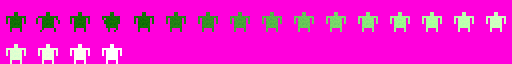
#> input picture res/images/alligator.png, 512 x 64 px, given in place of rain.png, which was not available
$ python splitter.py
#> lines starting #> are read from the running program, lines starting #| are printed output that depends on the picture; pictures that were not available may be replaced by others from this repository, and a replacement may not be noted
from PIL import Image
from random import randint as r

names = ["rain"]

for n in range(len(names)):
    img = Image.open(names[n] + ".png")
#> img is the input picture: PIL image 512x64 RGB; mean R, G, B 237.1, 25.4, 205
    img = img.convert("RGBA")
#> img: PIL image 512x64 RGBA

    tilesX = 5
    tilesY = 1
    tileWidth = int(img.width / tilesX)
#> tileWidth = 102
    tileHeight = int(img.height / tilesY)
#> tileHeight = 64

    count = 0
    for y in range(tilesY):
        for x in range(tilesX):
            temp = Image.new("RGBA", [tileWidth, tileHeight], (255, 255, 255, 255))
            for i in range(tileWidth):
                for j in range(tileHeight):
                    temp.putpixel((i, j), img.getpixel(((x * tileWidth) + i, (y * tileHeight) + j)))
            temp.save(names[n] + "/" + names[n] + str(count) + ".png")
            temp.close()
            count += 1
#> this loop made 1 pass
#> pass 1, `temp.save(names[n] + "/" + names[n] + str(count) + ".png")`:
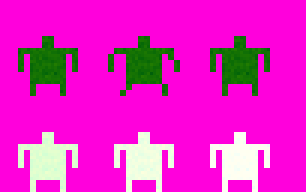
#> saved as rain0.png: PIL image 102x64 RGBA (shown 3 times larger); mean R, G, B, A 229.8, 36.5, 199.1, 255
#> pass 1, `temp.save(names[n] + "/" + names[n] + str(count) + ".png")`:
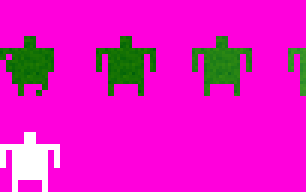
#> saved as rain1.png: PIL image 102x64 RGBA (shown 3 times larger); mean R, G, B, A 230.6, 21.2, 199, 255
#> pass 1, `temp.save(names[n] + "/" + names[n] + str(count) + ".png")`:
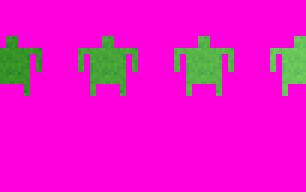
#> saved as rain2.png: PIL image 102x64 RGBA (shown 3 times larger); mean R, G, B, A 234.9, 19.3, 202.3, 255
#> pass 1, `temp.save(names[n] + "/" + names[n] + str(count) + ".png")`:
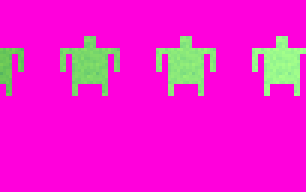
#> saved as rain3.png: PIL image 102x64 RGBA (shown 3 times larger); mean R, G, B, A 241.8, 24.6, 209, 255
    img.close()

$ run again, on res/images/palmTree.png
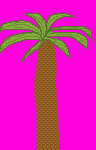
#> input picture res/images/palmTree.png, 96 x 150 px, given in place of rain.png, which was not available
#> img is the input picture: PIL image 96x150 RGB; mean R, G, B 218.8, 33.4, 169.1
#> img: PIL image 96x150 RGBA
#> the loop `for y in range(tilesY):` made 1 pass
#> pass 1, `temp.save(names[n] + "/" + names[n] + str(count) + ".png")`:
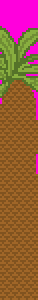
#> saved as rain2.png: PIL image 19x150 RGBA (shown 2 times larger); mean R, G, B, A 153.3, 88.6, 62.7, 255
#> pass 1, `temp.save(names[n] + "/" + names[n] + str(count) + ".png")`:
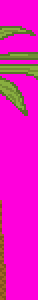
#> saved as rain3.png: PIL image 19x150 RGBA (shown 2 times larger); mean R, G, B, A 231.6, 21.9, 191.1, 255
